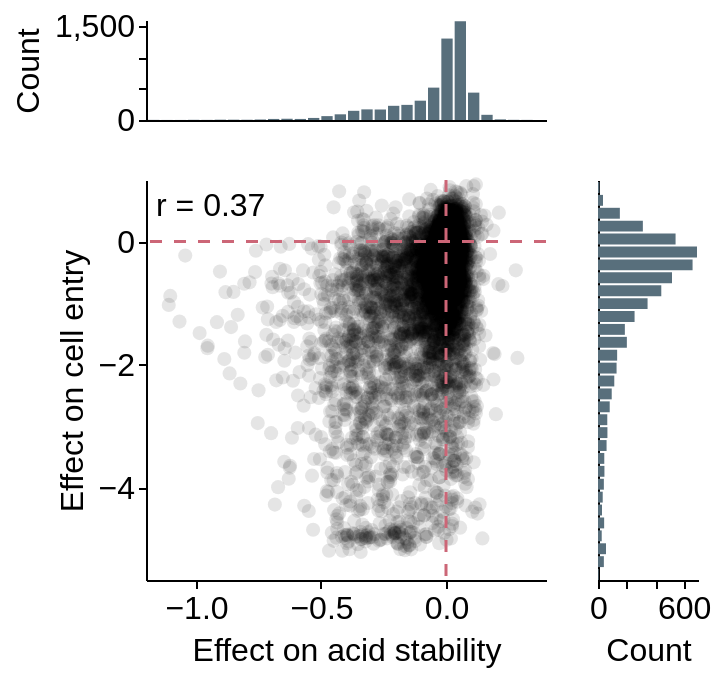

The notebook cell saved with this chart:
### Code cell
# Base scatter plot
base = alt.Chart(combined_data_ann.query('mutant != wildtype')).encode(
    x=alt.X(
        "stability_mean",
        title=(["Effect on acid stability"]),
    ),
    y=alt.Y(
        "effect",
        title=(["Effect on cell entry"]),
    ),
    tooltip=[
        'site', 'wildtype', 'mutant', 'region', 'rbs_region', 'stability_mean', 'effect'
    ]
).properties(
    width=200,
    height=200
).mark_circle(
    size=50,
    opacity=0.1,
    stroke=None,
    strokeWidth=0
).encode(
    color=alt.value('black')
)

# Horizontal line at y = 0
hline = alt.Chart().mark_rule(
        color='#CC6677',
        size=1.5,
        opacity=1.0,
        strokeDash=[6,6]
    ).encode(y=alt.Y(datum=0))

# Vertical line at x = 0
vline = alt.Chart().mark_rule(
        color='#CC6677',
        size=1.5,
        opacity=1.0,
        strokeDash=[6,6]
    ).encode(x=alt.X(datum=0))

r_label = alt.Chart(pd.DataFrame({'text': [r_text]})).mark_text(
    align='left',
    baseline='top',
    fontSize=16,
    fontWeight='normal',
    color='black'
).encode(
    text='text:N',
    x=alt.value(5),  # X position in pixels
    y=alt.value(5)   # Y position in pixels
)

# Combine scatter plot with lines
scatter_plot = alt.layer(base, hline, vline, r_label)

# Marginal histogram for the x-axis (stability)
hist_x = alt.Chart(combined_data_ann.query('mutant != wildtype')).mark_bar(
    opacity=1,
    color='#586F7C'
).encode(
    x=alt.X('stability_mean:Q', bin=alt.Bin(maxbins=50), title='', axis=alt.Axis(labels=False, ticks=False)),
    y=alt.Y('count()', title='Count'),
    tooltip=[]
).properties(
    width=200,
    height=50
)

# Marginal histogram for the y-axis (cell entry)
hist_y = alt.Chart(combined_data_ann.query('mutant != wildtype')).mark_bar(
    opacity=1,
    color='#586F7C'
).encode(
    x=alt.X('count()', title='Count'),
    y=alt.Y('effect:Q', bin=alt.Bin(maxbins=50), title='', axis=alt.Axis(labels=False, ticks=False)),
    tooltip=[]
).properties(
    width=50,
    height=200
)

# Combine the scatter plot with the marginal histograms
marginal_plot = alt.vconcat(
    hist_x,
    alt.hconcat(
        scatter_plot,
        hist_y
    )
)

# Display the chart
marginal_plot

### Figure 1 — Vega-Lite specification as saved in the notebook (floating-point values rounded to 4 significant figures; data arrays with more than 128 entries replaced by an {"elided": "..."} marker saying what was removed)
{"config": {"background": "white", "title": {"fontSize": 20, "fontWeight": "normal", "font": "Helvetica", "anchor": "start", "color": "#000000", "orient": "top", "offset": 5, "subtitleColor": "gray", "subtitleFont": "Helvetica", "subtitleFontWeight": "normal", "subtitleFontSize": 18, "subtitlePadding": 2}, "axis": {"domain": true, "domainColor": "black", "domainWidth": 1, "grid": false, "gridColor": "#DEDDDD", "gridWidth": 0.5, "labelFont": "Helvetica", "labelFontSize": 16, "labelFlush": false, "labelFontWeight": "normal", "labelPadding": 2, "tickColor": "black", "tickSize": 4, "tickCount": 3, "tickWidth": 1, "titleFont": "Helvetica", "titleAlign": "center", "titleFontWeight": "normal", "titleFontSize": 16, "titlePadding": 5}, "legend": {"labelFont": "Helvetica", "labelFontSize": 16, "symbolSize": 100, "titleFont": "Helvetica", "titleFontSize": 16, "titleFontWeight": "normal", "padding": 5, "titleLimit": 200, "gradientLength": 100}, "range": {"category": ["#4e79a7", "#f28e2c", "#e15759", "#76b7b2", "#59a14f", "#edc949", "#af7aa1", "#ff9da7", "#9c755f", "#bab0ab"], "diverging": ["#c7e9b4", "#7fcdbb", "#41b6c4", "#1d91c0", "#225ea8", "#253494"]}, "view": {"stroke": "white", "strokeWidth": 0}, "text": {"font": "Helvetica", "fontSize": 16}}, "vconcat": [{"data": {"name": "data-3f615d3c1db5460e49df52f9ac1c704c"}, "mark": {"type": "bar", "color": "#586F7C", "opacity": 1}, "encoding": {"tooltip": [], "x": {"axis": {"labels": false, "ticks": false}, "bin": {"maxbins": 50}, "field": "stability_mean", "title": "", "type": "quantitative"}, "y": {"aggregate": "count", "title": "Count", "type": "quantitative"}}, "height": 50, "width": 200}, {"hconcat": [{"layer": [{"data": {"name": "data-3f615d3c1db5460e49df52f9ac1c704c"}, "mark": {"type": "circle", "opacity": 0.1, "size": 50, "stroke": null, "strokeWidth": 0}, "encoding": {"color": {"value": "black"}, "tooltip": [{"field": "site", "type": "quantitative"}, {"field": "wildtype", "type": "nominal"}, {"field": "mutant", "type": "nominal"}, {"field": "region", "type": "nominal"}, {"field": "rbs_region", "type": "nominal"}, {"field": "stability_mean", "type": "quantitative"}, {"field": "effect", "type": "quantitative"}], "x": {"field": "stability_mean", "title": ["Effect on acid stability"], "type": "quantitative"}, "y": {"field": "effect", "title": ["Effect on cell entry"], "type": "quantitative"}}}, {"data": {"name": "empty"}, "mark": {"type": "rule", "color": "#CC6677", "opacity": 1.0, "size": 1.5, "strokeDash": [6, 6]}, "encoding": {"y": {"datum": 0}}}, {"data": {"name": "empty"}, "mark": {"type": "rule", "color": "#CC6677", "opacity": 1.0, "size": 1.5, "strokeDash": [6, 6]}, "encoding": {"x": {"datum": 0}}}, {"data": {"name": "data-2e5b1ccdb09ac7328e94e4c545a84358"}, "mark": {"type": "text", "align": "left", "baseline": "top", "color": "black", "fontSize": 16, "fontWeight": "normal"}, "encoding": {"text": {"field": "text", "type": "nominal"}, "x": {"value": 5}, "y": {"value": 5}}}], "height": 200, "width": 200}, {"data": {"name": "data-3f615d3c1db5460e49df52f9ac1c704c"}, "mark": {"type": "bar", "color": "#586F7C", "opacity": 1}, "encoding": {"tooltip": [], "x": {"aggregate": "count", "title": "Count", "type": "quantitative"}, "y": {"axis": {"labels": false, "ticks": false}, "bin": {"maxbins": 50}, "field": "effect", "title": "", "type": "quantitative"}}, "height": 200, "width": 50}]}], "$schema": "https://vega.github.io/schema/vega-lite/v5.16.3.json", "datasets": {"data-3f615d3c1db5460e49df52f9ac1c704c": {"elided": "5473 records"}, "empty": [{}], "data-2e5b1ccdb09ac7328e94e4c545a84358": [{"text": "r = 0.37"}]}}
